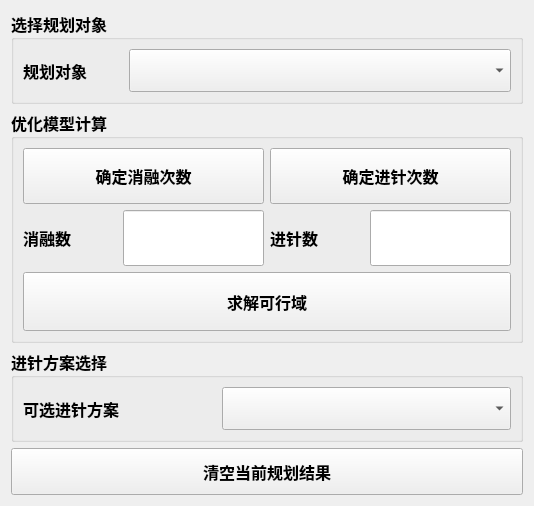
        <widget class="QWidget" name="page">
         <property name="geometry">
          <rect>
           <x>0</x>
           <y>0</y>
           <width>534</width>
           <height>506</height>
          </rect>
         </property>
         <attribute name="label">
          <string>并行规划</string>
         </attribute>
         <layout class="QVBoxLayout" name="verticalLayout_12" stretch="2,5,2,1">
          <item>
           <widget class="QGroupBox" name="groupBox_2">
            <property name="font">
             <font>
              <family>幼圆</family>
              <pointsize>12</pointsize>
              <weight>75</weight>
              <bold>true</bold>
             </font>
            </property>
            <property name="title">
             <string>选择规划对象</string>
            </property>
            <layout class="QHBoxLayout" name="horizontalLayout_34">
             <item>
              <layout class="QHBoxLayout" name="horizontalLayout_33">
               <item>
                <widget class="QLabel" name="label_35">
                 <property name="minimumSize">
                  <size>
                   <width>0</width>
                   <height>0</height>
                  </size>
                 </property>
                 <property name="maximumSize">
                  <size>
                   <width>100</width>
                   <height>16777215</height>
                  </size>
                 </property>
                 <property name="font">
                  <font>
                   <family>幼圆</family>
                   <pointsize>12</pointsize>
                   <weight>75</weight>
                   <bold>true</bold>
                  </font>
                 </property>
                 <property name="text">
                  <string>规划对象</string>
                 </property>
                </widget>
               </item>
               <item>
                <widget class="QComboBox" name="comboBox_tmrs_auto2">
                 <property name="sizePolicy">
                  <sizepolicy hsizetype="Preferred" vsizetype="Preferred">
                   <horstretch>0</horstretch>
                   <verstretch>0</verstretch>
                  </sizepolicy>
                 </property>
                 <property name="font">
                  <font>
                   <family>幼圆</family>
                   <pointsize>12</pointsize>
                   <weight>75</weight>
                   <bold>true</bold>
                  </font>
                 </property>
                </widget>
               </item>
              </layout>
             </item>
            </layout>
           </widget>
          </item>
          <item>
           <widget class="QGroupBox" name="groupBox_11">
            <property name="font">
             <font>
              <family>幼圆</family>
              <pointsize>12</pointsize>
              <weight>75</weight>
              <bold>true</bold>
             </font>
            </property>
            <property name="title">
             <string>优化模型计算</string>
            </property>
            <layout class="QVBoxLayout" name="verticalLayout_25">
             <item>
              <layout class="QVBoxLayout" name="verticalLayout_13" stretch="2,1">
               <item>
                <layout class="QHBoxLayout" name="horizontalLayout_18" stretch="1,1">
                 <item>
                  <layout class="QVBoxLayout" name="verticalLayout_2">
                   <item>
                    <widget class="QPushButton" name="btn_getabnum_auto2">
                     <property name="sizePolicy">
                      <sizepolicy hsizetype="Preferred" vsizetype="Preferred">
                       <horstretch>0</horstretch>
                       <verstretch>0</verstretch>
                      </sizepolicy>
                     </property>
                     <property name="font">
                      <font>
                       <family>幼圆</family>
                       <pointsize>12</pointsize>
                       <weight>75</weight>
                       <bold>true</bold>
                      </font>
                     </property>
                     <property name="text">
                      <string>确定消融次数</string>
                     </property>
                    </widget>
                   </item>
                   <item>
                    <layout class="QHBoxLayout" name="horizontalLayout_7" stretch="2,3">
                     <item>
                      <widget class="QLabel" name="label_33">
                       <property name="font">
                        <font>
                         <family>幼圆</family>
                         <pointsize>12</pointsize>
                         <weight>75</weight>
                         <bold>true</bold>
                        </font>
                       </property>
                       <property name="text">
                        <string>消融数</string>
                       </property>
                      </widget>
                     </item>
                     <item>
                      <widget class="QLineEdit" name="lineEdit_abnum_auto2">
                       <property name="sizePolicy">
                        <sizepolicy hsizetype="Preferred" vsizetype="Preferred">
                         <horstretch>0</horstretch>
                         <verstretch>0</verstretch>
                        </sizepolicy>
                       </property>
                       <property name="maximumSize">
                        <size>
                         <width>10000</width>
                         <height>16777215</height>
                        </size>
                       </property>
                       <property name="font">
                        <font>
                         <family>幼圆</family>
                         <pointsize>12</pointsize>
                         <weight>75</weight>
                         <bold>true</bold>
                        </font>
                       </property>
                      </widget>
                     </item>
                    </layout>
                   </item>
                  </layout>
                 </item>
                 <item>
                  <layout class="QVBoxLayout" name="verticalLayout_8">
                   <item>
                    <widget class="QPushButton" name="btn_getpnum_auto2">
                     <property name="sizePolicy">
                      <sizepolicy hsizetype="Preferred" vsizetype="Preferred">
                       <horstretch>0</horstretch>
                       <verstretch>0</verstretch>
                      </sizepolicy>
                     </property>
                     <property name="font">
                      <font>
                       <family>幼圆</family>
                       <pointsize>12</pointsize>
                       <weight>75</weight>
                       <bold>true</bold>
                      </font>
                     </property>
                     <property name="text">
                      <string>确定进针次数</string>
                     </property>
                    </widget>
                   </item>
                   <item>
                    <layout class="QHBoxLayout" name="horizontalLayout_14" stretch="2,3">
                     <item>
                      <widget class="QLabel" name="label_34">
                       <property name="font">
                        <font>
                         <family>幼圆</family>
                         <pointsize>12</pointsize>
                         <weight>75</weight>
                         <bold>true</bold>
                        </font>
                       </property>
                       <property name="text">
                        <string>进针数</string>
                       </property>
                      </widget>
                     </item>
                     <item>
                      <widget class="QLineEdit" name="lineEdit_pnum_auto2">
                       <property name="sizePolicy">
                        <sizepolicy hsizetype="Preferred" vsizetype="Preferred">
                         <horstretch>0</horstretch>
                         <verstretch>0</verstretch>
                        </sizepolicy>
                       </property>
                       <property name="maximumSize">
                        <size>
                         <width>10000</width>
                         <height>16777215</height>
                        </size>
                       </property>
                       <property name="font">
                        <font>
                         <family>幼圆</family>
                         <pointsize>12</pointsize>
                         <weight>75</weight>
                         <bold>true</bold>
                        </font>
                       </property>
                      </widget>
                     </item>
                    </layout>
                   </item>
                  </layout>
                 </item>
                </layout>
               </item>
               <item>
                <widget class="QPushButton" name="btn_getfea_auto2">
                 <property name="sizePolicy">
                  <sizepolicy hsizetype="Preferred" vsizetype="Preferred">
                   <horstretch>0</horstretch>
                   <verstretch>0</verstretch>
                  </sizepolicy>
                 </property>
                 <property name="font">
                  <font>
                   <family>幼圆</family>
                   <pointsize>12</pointsize>
                   <weight>75</weight>
                   <bold>true</bold>
                  </font>
                 </property>
                 <property name="text">
                  <string>求解可行域</string>
                 </property>
                </widget>
               </item>
              </layout>
             </item>
            </layout>
           </widget>
          </item>
          <item>
           <widget class="QGroupBox" name="groupBox_12">
            <property name="font">
             <font>
              <family>幼圆</family>
              <pointsize>12</pointsize>
              <weight>75</weight>
              <italic>false</italic>
              <bold>true</bold>
             </font>
            </property>
            <property name="title">
             <string>进针方案选择</string>
            </property>
            <layout class="QHBoxLayout" name="horizontalLayout_36">
             <item>
              <layout class="QHBoxLayout" name="horizontalLayout_35" stretch="2,3">
               <item>
                <widget class="QLabel" name="label_43">
                 <property name="font">
                  <font>
                   <family>幼圆</family>
                   <pointsize>12</pointsize>
                   <weight>75</weight>
                   <bold>true</bold>
                  </font>
                 </property>
                 <property name="text">
                  <string>可选进针方案</string>
                 </property>
                 <property name="alignment">
                  <set>Qt::AlignLeading|Qt::AlignLeft|Qt::AlignVCenter</set>
                 </property>
                </widget>
               </item>
               <item>
                <widget class="QComboBox" name="comboBox_schemes_auto2">
                 <property name="sizePolicy">
                  <sizepolicy hsizetype="Preferred" vsizetype="Preferred">
                   <horstretch>0</horstretch>
                   <verstretch>0</verstretch>
                  </sizepolicy>
                 </property>
                 <property name="font">
                  <font>
                   <family>幼圆</family>
                   <pointsize>12</pointsize>
                   <weight>75</weight>
                   <bold>true</bold>
                  </font>
                 </property>
                </widget>
               </item>
              </layout>
             </item>
            </layout>
           </widget>
          </item>
          <item>
           <widget class="QPushButton" name="btn_clear_auto2">
            <property name="sizePolicy">
             <sizepolicy hsizetype="Preferred" vsizetype="Preferred">
              <horstretch>0</horstretch>
              <verstretch>0</verstretch>
             </sizepolicy>
            </property>
            <property name="minimumSize">
             <size>
              <width>0</width>
              <height>0</height>
             </size>
            </property>
            <property name="font">
             <font>
              <family>幼圆</family>
              <pointsize>12</pointsize>
              <weight>75</weight>
              <italic>false</italic>
              <bold>true</bold>
             </font>
            </property>
            <property name="text">
             <string>清空当前规划结果</string>
            </property>
           </widget>
          </item>
         </layout>
        </widget>
